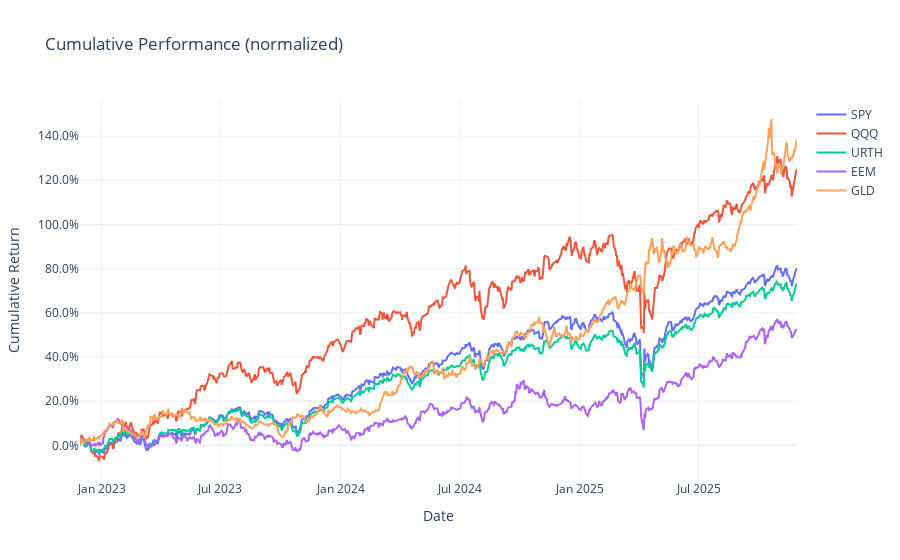

Notebook source saved alongside this figure:
### Markdown cell above
## 7. Plot cumulative performance (interactive Plotly)
Plot normalized cumulative returns from the `cum_df` DataFrame.

### Code cell
if not cum_df.empty:
    fig = go.Figure()
    for col in cum_df.columns:
        fig.add_trace(go.Scatter(x=cum_df.index, y=cum_df[col], mode='lines', name=col))
        fig.update_yaxes(tickformat=".1%", rangemode="tozero")
    fig.update_layout(title="Cumulative Performance (normalized)", xaxis_title="Date", yaxis_title="Cumulative Return", template='plotly_white')
    fig.show()
else:
    print("No cumulative data to plot")

### Figure 1 — Plotly figure (JSON) as saved in the notebook; plotly's stock layout.template omitted (floating-point values rounded to 4 significant figures; data arrays with more than 128 entries replaced by an {"elided": "..."} marker saying what was removed)
{"data": [{"mode": "lines", "name": "SPY", "type": "scatter", "x": {"elided": "753 str values"}, "y": {"elided": "753 float values"}}, {"mode": "lines", "name": "QQQ", "type": "scatter", "x": {"elided": "753 str values"}, "y": {"elided": "753 float values"}}, {"mode": "lines", "name": "URTH", "type": "scatter", "x": {"elided": "753 str values"}, "y": {"elided": "753 float values"}}, {"mode": "lines", "name": "EEM", "type": "scatter", "x": {"elided": "753 str values"}, "y": {"elided": "753 float values"}}, {"mode": "lines", "name": "GLD", "type": "scatter", "x": {"elided": "753 str values"}, "y": {"elided": "753 float values"}}], "layout": {"title": {"text": "Cumulative Performance (normalized)"}, "xaxis": {"title": {"text": "Date"}}, "yaxis": {"rangemode": "tozero", "tickformat": ".1%", "title": {"text": "Cumulative Return"}}}}
